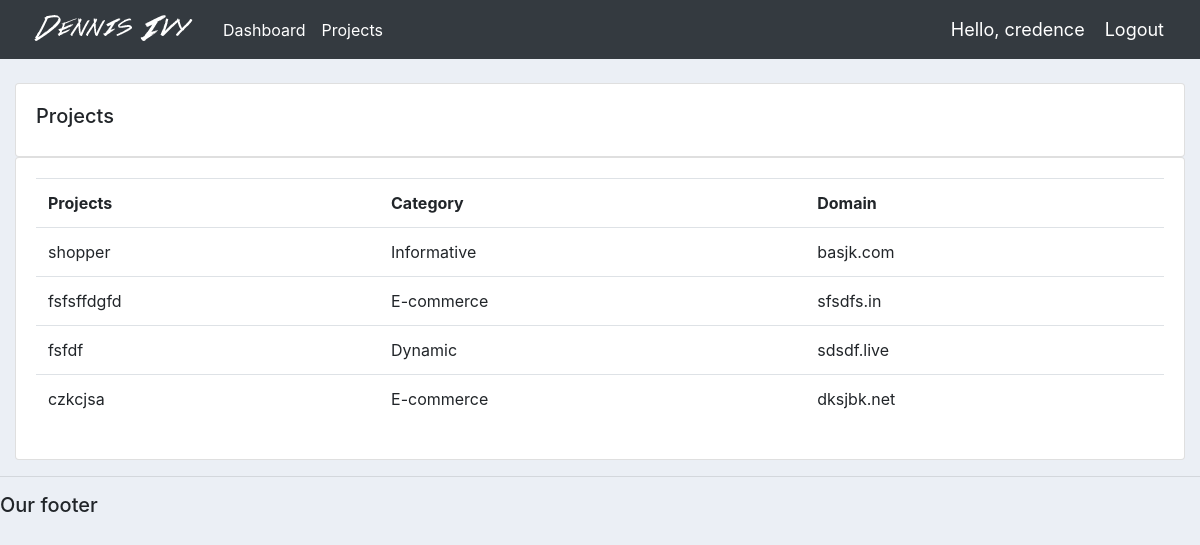
Page /projects/ (signed in) on the committed database.
### accounts/models.py (models this page shows, shortened)
class Project(models.Model):
	CATEGORY = (
			('Informative', 'Informative'),
			('E-commerce', 'E-commerce'),
			('Dynamic', 'Dynamic'),
			)
	name = models.CharField(max_length=200, null=True)
	domain = models.CharField(max_length=200,null=True)
	category = models.CharField(max_length=200, null=True, choices=CATEGORY)
	description = models.CharField(max_length=200, null=True, blank=True)
	date_created = models.DateTimeField(auto_now_add=True, null=True)
	tags = models.ManyToManyField(Tag)

### accounts/decorators.py (the view)
		def wrapper_func(request, *args, **kwargs):
			group = None
			if request.user.groups.exists():
				group = request.user.groups.all()[0].name
			if group in allowed_roles:
				return view_func(request, *args, **kwargs)
			else:
				return HttpResponse('You are not authorized to view this page')

### accounts/views.py (called while the page is built)
@login_required(login_url='login')
@allowed_users(allowed_roles=['admin'])
def projects(request):
	projects = Project.objects.all()
	return render(request, 'accounts/projects.html', {'projects':projects})

### accounts/templates/accounts/projects.html
{%  extends 'accounts/main.html' %}
{% block content %}
		<br>
		<div class="row">
			<div class="col-md">
				<div class="card card-body">
					<h5>Projects</h5>
				</div>
				<div class="card card-body">
					<table class="table">
						<tr>
							<th>Projects</th>
							<th>Category</th>
							<th>Domain</th>
						</tr>
						{% for i in projects %}
							<tr>
								<td>{{i.name}}</td>
								<td>{{i.category}}</td>
								<td>{{i.domain}}</td>
							</tr>
						{% endfor %}
					</table>
				</div>
			</div>
		</div>
{% endblock content %}

### accounts/templates/accounts/navbar.html (shortened to what this page needs)
{% load static %}
<nav class="navbar navbar-expand-lg navbar-dark bg-dark">
 <img src="{% static 'images/logo.png' %}">
  <div class="collapse navbar-collapse" id="navbarNav">
    <ul class="navbar-nav">
      {% if request.user.is_staff %}
        <li class="nav-item active">
          <a class="nav-link" href="{% url 'home' %}">Dashboard</a>
        </li>
        <li class="nav-item active">
          <a class="nav-link" href="{% url 'projects' %}">Projects</a>
        </li>
        {% else %}
        <li class="nav-item">
          <a class="nav-link" href="{% url 'account' %}">Settings</a>
        </li>
        {% endif %}
    </ul>
  </div>
  <span class="hello-msg">Hello, {{request.user}}</span>
  <span ><a  class="hello-msg" href="{% url 'logout' %}">Logout</a></span>
</nav>

### static/css/main.css (style rules this page uses)
body { background-color: #ebeff5; }

### accounts/templates/accounts/navbar.html (style rules this page uses)
.hello-msg { font-size: 18px; color: #fff; margin-right: 20px; }

### rows in the picture
Project: name "shopper", category "Informative", domain "basjk.com"
Project: name "fsfsffdgfd", category "E-commerce", domain "sfsdfs.in"
Project: name "fsfdf", category "Dynamic", domain "sdsdf.live"
Project: name "czkcjsa", category "E-commerce", domain "dksjbk.net"

### other values in the picture
{{ request.user }} "credence"
